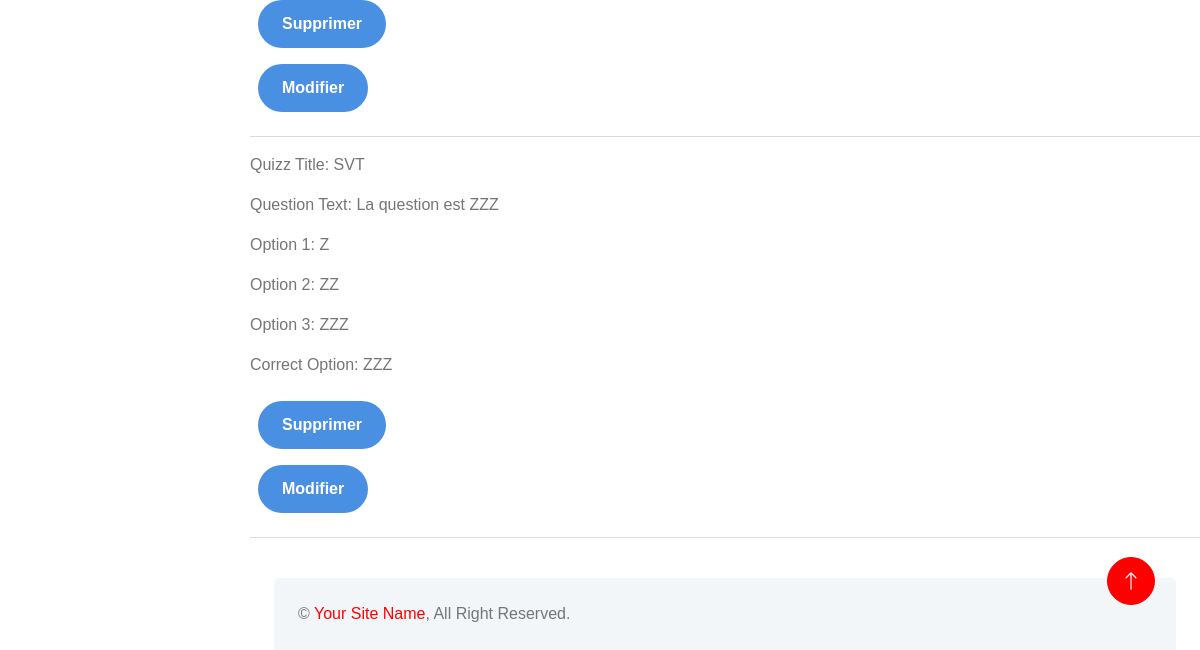
Before: /2nd_project-EduTechHub/dshb-bookmarks.php (lower part) with the older database file.
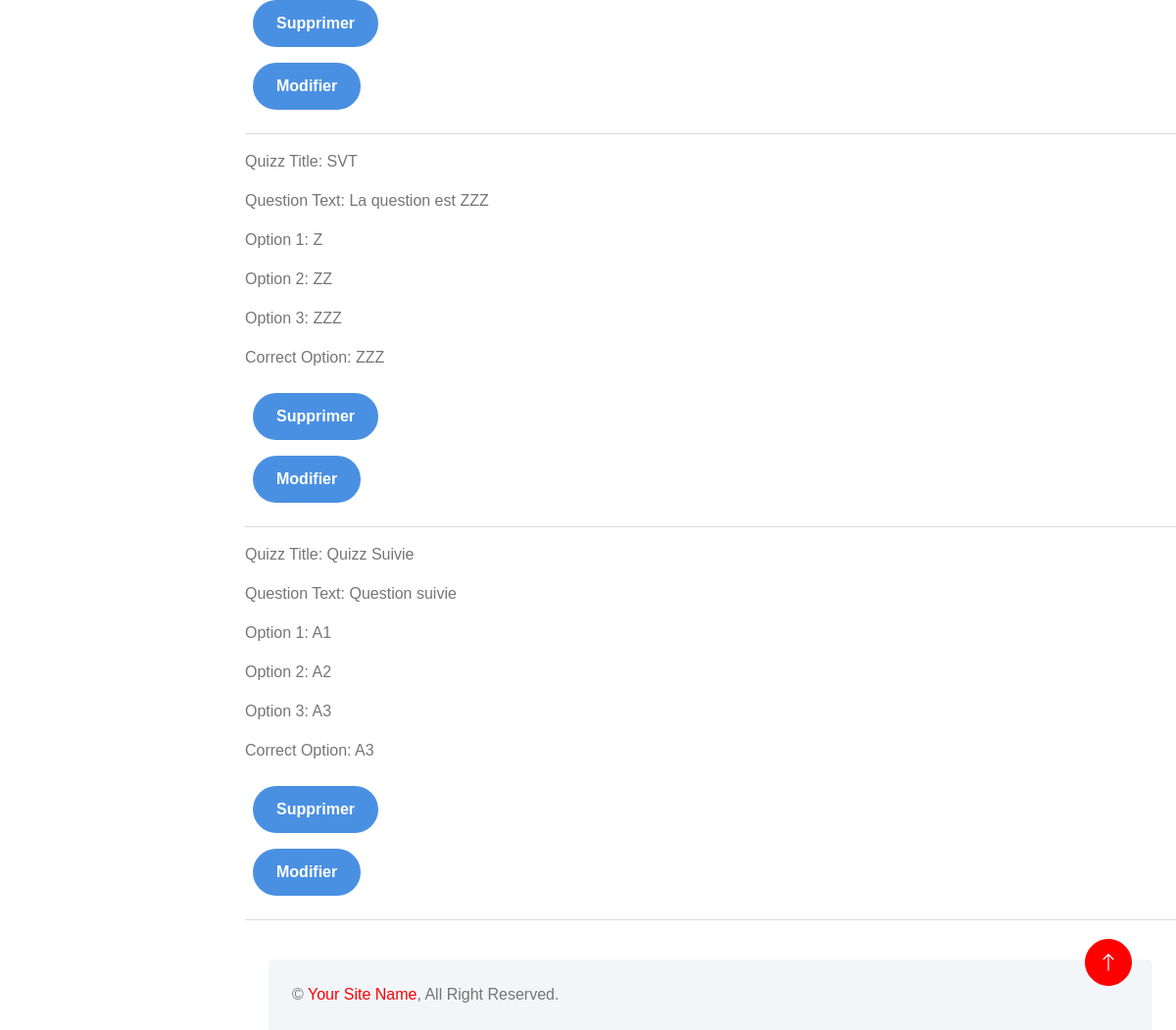
After: the same page with the newer database file.
### tables this page shows
CREATE TABLE `question` (
  `id_question` int(11) NOT NULL,
  `updated_at` date NOT NULL,
  `created_at` date NOT NULL,
  `quiz_title` varchar(255) NOT NULL,
  `question_text` varchar(255) NOT NULL,
  `option_1` varchar(100) NOT NULL,
  `option_2` varchar(100) NOT NULL,
  `option_3` varchar(100) NOT NULL,
  `correct_option` varchar(100) NOT NULL,
  `test_id` int(11) DEFAULT NULL
);

### 2nd_project-EduTechHub/dshb-bookmarks.php (the view, shortened to what this page needs)
<!DOCTYPE html>
<html lang="en">
<head>
    <link href="https://cdnjs.cloudflare.com/ajax/libs/font-awesome/5.10.0/css/all.min.css" rel="stylesheet">
    <link href="https://cdn.jsdelivr.net/npm/bootstrap-icons@1.4.1/font/bootstrap-icons.css" rel="stylesheet">
    <link href="libD/owlcarousel/assets/owl.carousel.min.css" rel="stylesheet">
    <link href="libD/tempusdominus/css/tempusdominus-bootstrap-4.min.css" rel="stylesheet" />
    <link href="cssD/bootstrap.min.css" rel="stylesheet">
    <link href="cssD/style.css" rel="stylesheet">
</head>
<body>
    <div class="container-fluid position-relative bg-white d-flex p-0">
        <div class="content">
            <div class="dashboard__main">
            <div class="dashboard__content bg-light-4">
              <div class="row y-gap-30">
                <div class="col-12">
                  <div class="rounded-16 bg-white -dark-bg-dark-1 shadow-4 h-100">
                    <div class="py-30 px-30">
    <?php
    $db = config::getConnexion();
    $sql = "SELECT * FROM question";
    $stmt = $db->prepare($sql);
    $stmt->execute();
    $questions = $stmt->fetchAll(PDO::FETCH_ASSOC);
    if (!empty($questions)) {
        foreach ($questions as $question) {
            echo '<div class="question-block">';
            echo '<div class="question-details">';
            echo '<p>Quizz Title: ' . $question['quiz_title'] . '</p>';
            echo '<p>Question Text: ' . $question['question_text'] . '</p>';
            echo '<p>Option 1: ' . $question['option_1'] . '</p>';
            echo '<p>Option 2: ' . $question['option_2'] . '</p>';
            echo '<p>Option 3: ' . $question['option_3'] . '</p>';
            echo '<p>Correct Option: ' . $question['correct_option'] . '</p>';
            echo "<form method='post' action='../View/deleteQuestion.php' onsubmit='return confirmDelete(\"" . htmlspecialchars($question['id_question']) . "\")'>";
            echo "<button type='submit' name='delete'>Supprimer</button>";
            echo '</div>';
            echo '<div class="question-actions">';
            echo "<form method='get' action='../View/edit_question.php'>";
            echo "<button type='submit'>Modifier</button>";
            echo "</form>";
            echo '</div>';
            echo '</div>';
            echo '<hr>';
        }
    } else {
        echo '<p>No questions found.</p>';
    }
    ?>
</div>
                  </div>
                </div>
              </div>
            </div>
        <div class="container-fluid pt-4 px-4">
                    <div class="bg-light rounded-top p-4">
                        <div class="row">
                            <div class="col-12 col-sm-6 text-center text-sm-start">
                                &copy; <a href="#">Your Site Name</a>, All Right Reserved.
                            </div>
                            </div>
                        </div>
                    </div>
                </div>
            </div>
            <a href="#" class="btn btn-lg btn-primary btn-lg-square back-to-top"><i class="bi bi-arrow-up"></i></a>
        </div>
    </body>
    </html>

Changed rows visible on the page:
added question: quiz_title "Quizz Suivie", question_text "Question suivie", option_1 "A1", option_2 "A2", option_3 "A3", correct_option "A3"
